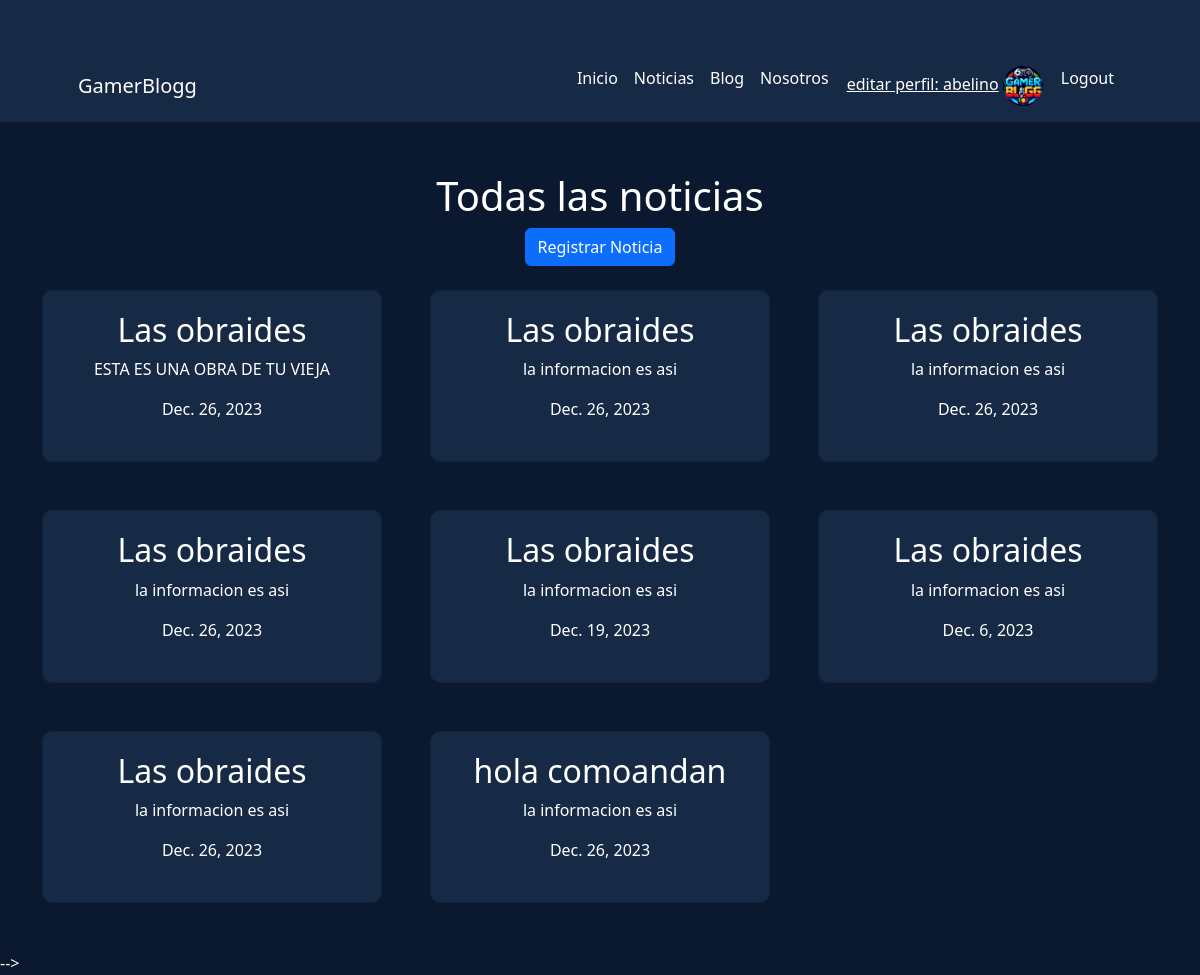
Page /crear_videojuegos/todos (signed in) on the earlier database version.
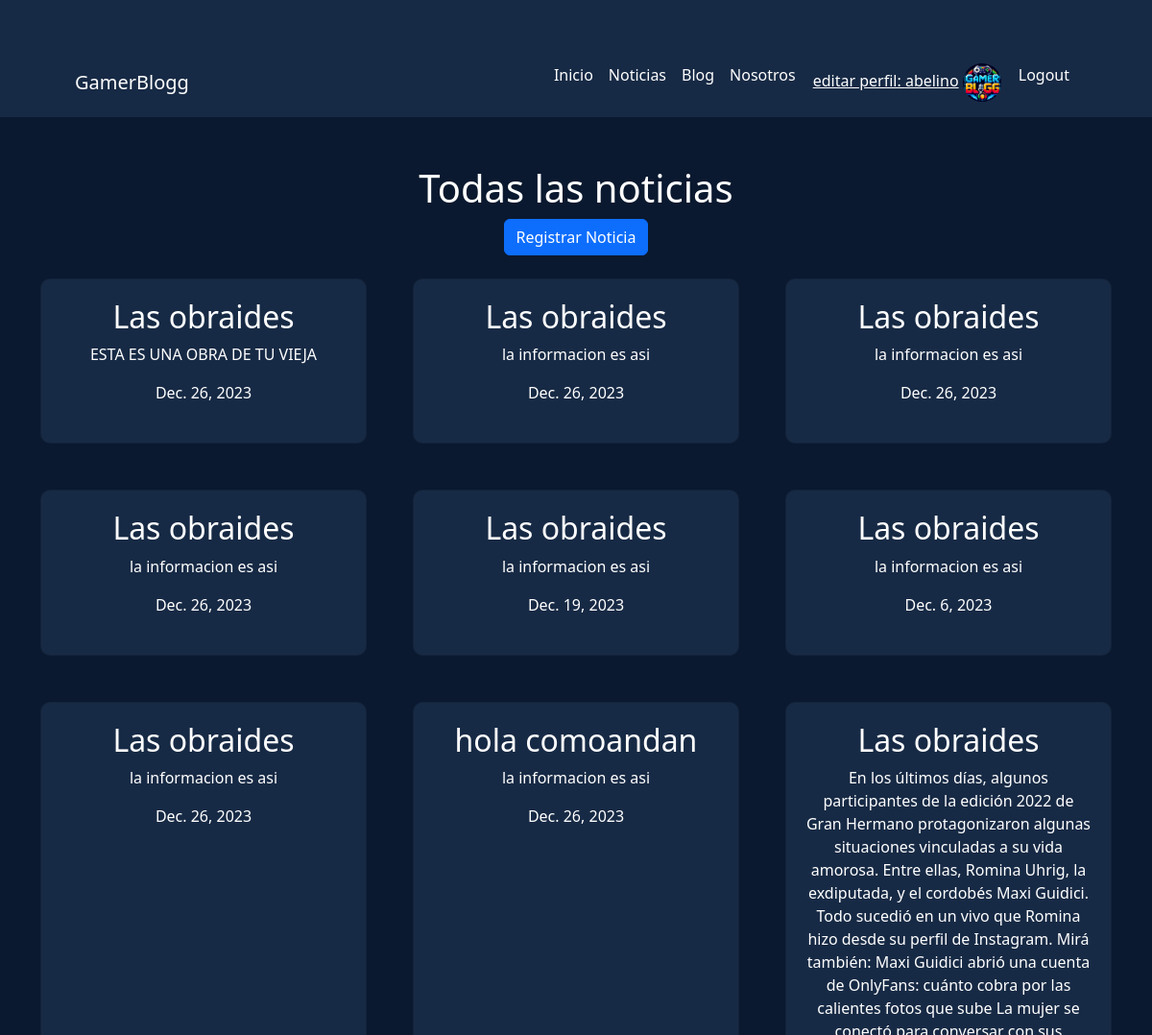
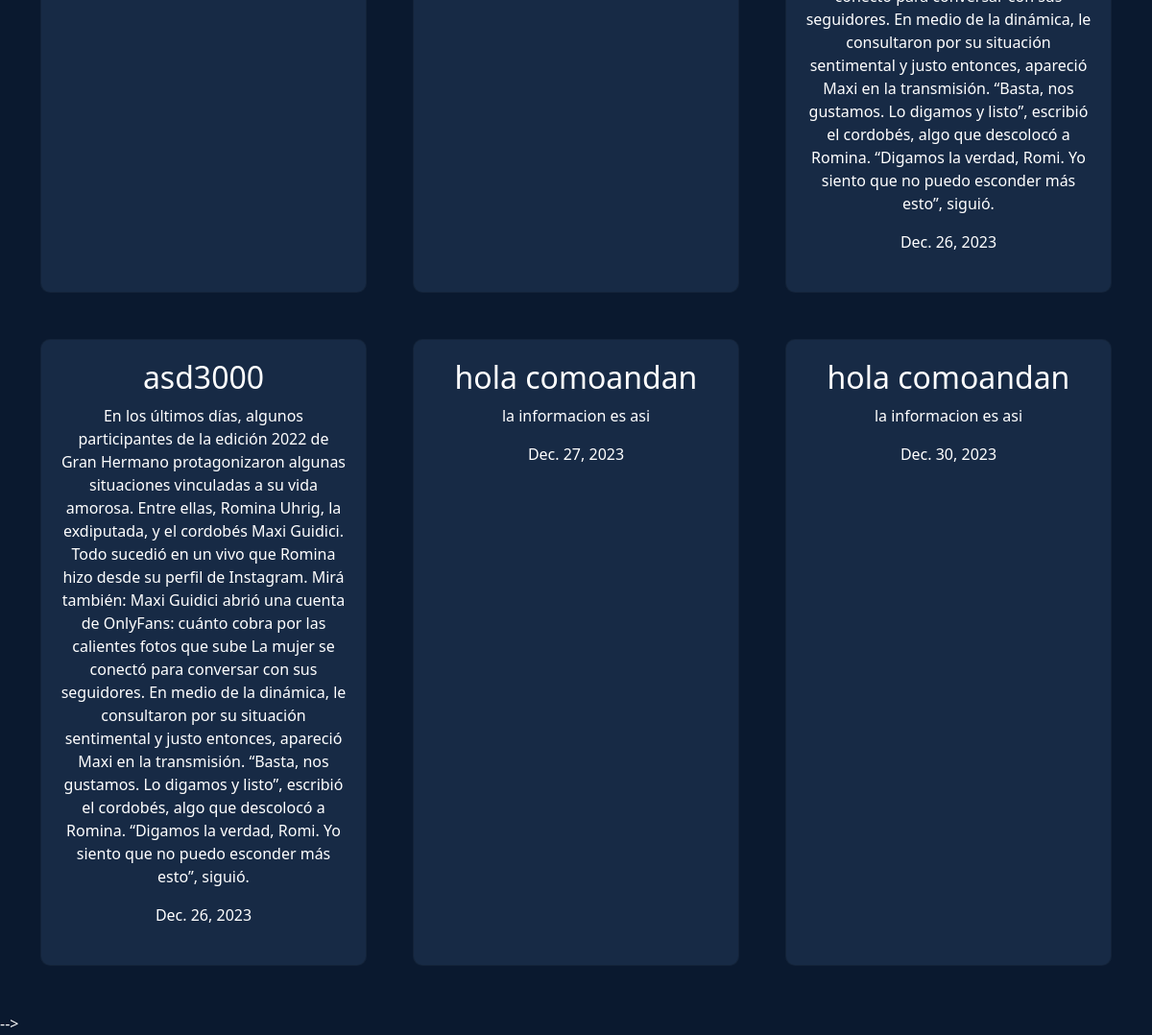
Same page on the later database version (2 pictures, top to bottom).
### core/models.py (models this page shows, shortened)
class NoticiaVideojuego(models.Model):
    titulo = models.CharField(max_length=100)
    descripcion = models.TextField()
    fecha = models.DateField()

### core/views.py (the view)
# urls.py: path("crear_videojuegos/todos", views.videojuegos_todos_view, name="noticia-todos"),
def videojuegos_todos_view(request):
    todas_las_noticias= []
    for noticias in NoticiaVideojuego.objects.all():
        todas_las_noticias.append(noticias)
    contexto = {"noticias": todas_las_noticias}
    return render(request, "core/noticias_todas.html", contexto)

### usuarios/context_processors.py (called while the page is built)
def avatar_context(request):
    avatar_url = None
    if request.user.is_authenticated:
        avatars = Avatar.objects.filter(user=request.user.id)
        if avatars.exists():
            avatar_url = avatars[0].imagen.url
    return {"avatar_url": avatar_url}

### core/templates/core/noticias_todas.html (shortened to what this page needs)
{% load static %}
<!DOCTYPE html>
<html lang="en">
<head>
    <link href="{% static 'core/css/styles.css' %}" rel="stylesheet" />
</head>
<body>
    {% include 'core/navbar.html' %}
    <div class="container text-center">
        <h1>Todas las noticias</h1>
        <a href="/buscar_noticia" class="btn btn-primary">Registrar Noticia</a>
        <br>
        <br>
        <div class="row gx-4 gx-lg-5">
            {% for noticia in noticias %}
                <div class="col-md-6 col-lg-4 mb-5">
                    <div class="card h-100">
                        <div class="card-body">
                            <h2 class="card-title">{{ noticia.titulo }}</h2>
                            <p class="card-text">{{ noticia.descripcion }}</p>
                            <p class="card-text">{{ noticia.fecha }}</p>
                        </div>
                    </div>
                </div>
            {% endfor %}
        </div>
    </div>
</body>
</html>

### core/templates/core/navbar.html (shortened to what this page needs)
        <nav class="navbar navbar-expand-lg navbar-dark" style="background-color: #172a45;">
            <div class="container px-5">
                <a class="navbar-brand" href="#!" style="color: #fff;">GamerBlogg</a>
                <div class="collapse navbar-collapse" id="navbarSupportedContent">
                    <ul class="navbar-nav ms-auto mb-2 mb-lg-0">
                        <li class="nav-item"><a class="nav-link active" aria-current="page" href="{% url 'core:index' %}" style="color: #fff;">Inicio</a></li>
                        <li class="nav-item"><a class="nav-link" href="/crear_videojuegos/todos" style="color: #fff;">Noticias</a></li>
                        <li class="nav-item"><a class="nav-link" href="{% url 'blog:index' %}" style="color: #fff;">Blog</a></li>
                        <li class="nav-item"><a class="nav-link" href="{% url 'core:about' %}" style="color: #fff;">Nosotros</a></li>
                        {% if user.is_authenticated %}
                            <span class="navbar-text" style="color: #fff; margin-left: 10px;">
                                <a class="navbar-text" href="{% url 'usuarios:editar_perfil' %}">editar perfil: {{ user.username }}</a>
                                <img src="{{ avatar_url }}" style="height: 40px; width: auto; border-radius: 50%; vertical-align: middle;">
                            </span>
                            <li class="nav-item" style="margin-left: 10px;">
                                <a class="nav-link" href="{% url 'usuarios:logout' %}" style="color: #fff;">Logout</a>
                            </li>
                        {% else %}
                            <li class="nav-item"><a class="nav-link" href="{% url 'usuarios:login' %}" style="color: #fff;">Login</a></li>
                            <li class="nav-item"><a class="nav-link" href="{% url 'usuarios:registro' %}" style="color: #fff;">Registrarse</a></li>
                        {% endif %}
                    </ul>
                </div>
            </div>
        </nav>

### core/templates/core/noticias_todas.html (style rules this page uses)
body { background-color: #0a192f; color: #fff; }
.container { margin-top: 50px; }
.card { background-color: #172a45; color: #fff; border-radius: 10px; margin-bottom: 20px; }
.card-body { padding: 20px; }

Differences in the rows shown:
added NoticiaVideojuego: titulo "Las obraides", descripcion "En los últimos días, algunos participantes de la edición 2022 de Gran Hermano protagonizaron algunas situaciones vinculadas a su vida amorosa. Entre ellas, Romina Uhrig, la exdiputada, y el cordobés Maxi Guidici. Todo sucedió en un vivo que Romina hizo desde su perfil de Instagram. Mirá también: Maxi Guidici abrió una cuenta de OnlyFans: cuánto cobra por las calientes fotos que sube La mujer se conectó para conversar con sus seguidores. En medio de la dinámica, le consultaron por su situación sentimental y justo entonces, apareció Maxi en la transmisión. “Basta, nos gustamos. Lo digamos y listo”, escribió el cordobés, algo que descolocó a Romina. “Digamos la verdad, Romi. Yo siento que no…", fecha "Dec. 26, 2023"
added NoticiaVideojuego: titulo "asd3000", descripcion "En los últimos días, algunos participantes de la edición 2022 de Gran Hermano protagonizaron algunas situaciones vinculadas a su vida amorosa. Entre ellas, Romina Uhrig, la exdiputada, y el cordobés Maxi Guidici. Todo sucedió en un vivo que Romina hizo desde su perfil de Instagram. Mirá también: Maxi Guidici abrió una cuenta de OnlyFans: cuánto cobra por las calientes fotos que sube La mujer se conectó para conversar con sus seguidores. En medio de la dinámica, le consultaron por su situación sentimental y justo entonces, apareció Maxi en la transmisión. “Basta, nos gustamos. Lo digamos y listo”, escribió el cordobés, algo que descolocó a Romina. “Digamos la verdad, Romi. Yo siento que no…", fecha "Dec. 26, 2023"
added NoticiaVideojuego: titulo "hola comoandan", descripcion "la informacion es asi", fecha "Dec. 27, 2023"
added NoticiaVideojuego: titulo "hola comoandan", descripcion "la informacion es asi", fecha "Dec. 30, 2023"
